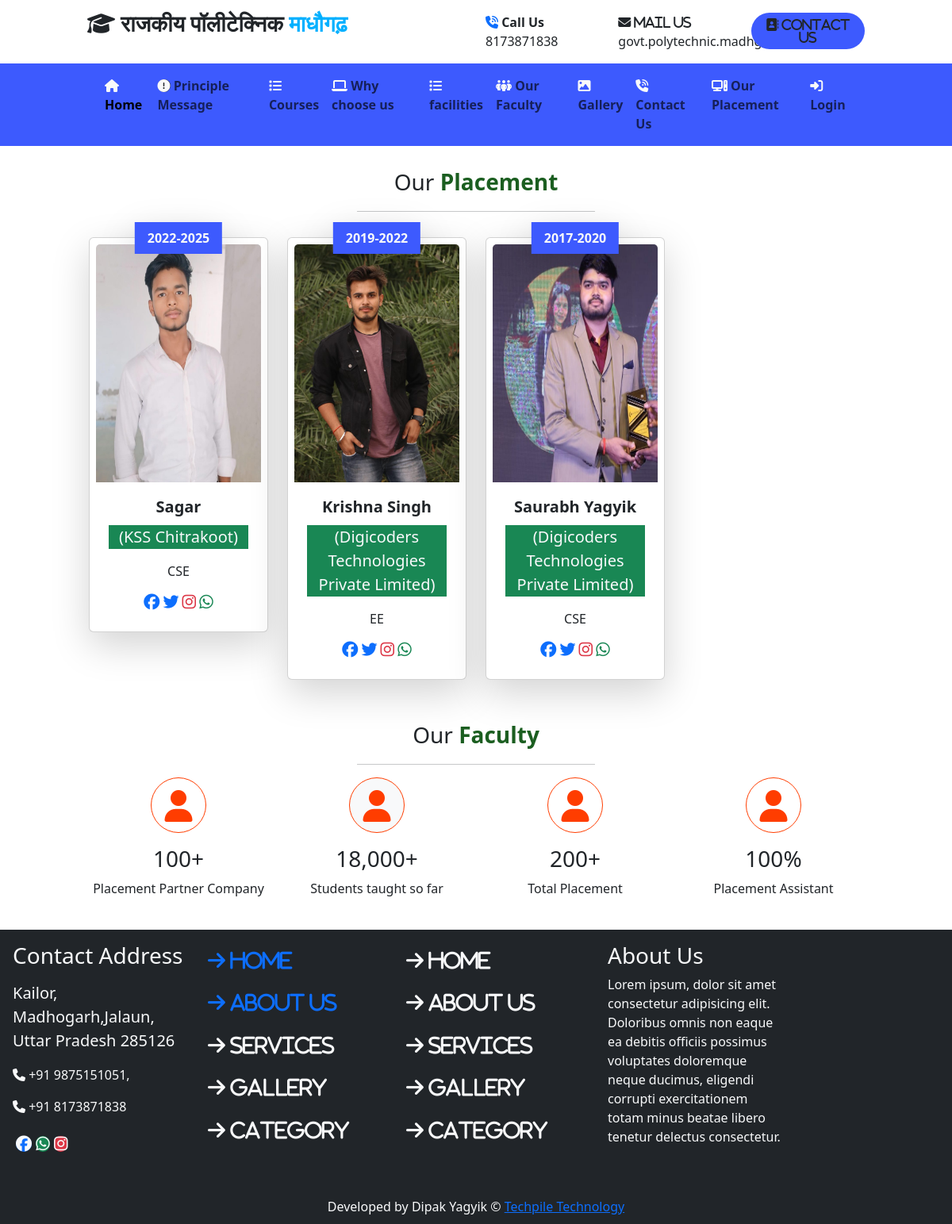
The app's page /placement/ with its own data.
### user/models.py (models this page shows)
class ourplacement(models.Model):
    name=models.CharField(max_length=50,null=True)
    picture=models.ImageField(upload_to="static/placement",null=True)
    psession=models.CharField(max_length=20,null=True)
    company=models.CharField(max_length=40,null=True)
    branch=models.CharField(max_length=50,null=True)

### user/views.py (the view)
# urls.py: path("placement/",views.placement),
def placement(request):
    data=ourplacement.objects.all()
    d={"pdata":data}
    return render(request,"placement.html",d)

### templates/placement.html
{% extends 'base.html' %}
{% load static%}
{% block content %}
<div class="row team  py-4 ">
                 <p class="fs-3 text-center">Our<b class="text-color2"> Placement</b></p>
                    <hr class="w-25 mx-auto">
                    <div class="col-sm-10 mx-auto">
                        <div class="row">
                          {% for x in pdata %}
                            <div class="col-sm-3 pt-3">
                                <div class="card mx-auto shadow-lg p-2">
                                  <span class="position-absolute top-0 start-50 translate-middle bg-mycolor1
                                   py-2 px-3 text-light shadow-lg fw-bold "> {{x.psession}}</span>
                             <img src="../{{x.picture}}" class="card-img-top imgteam img-fluid">
                             <div class="card-body">
                              <div class="card-title text-center fs-5"><b> {{x.name}}</b></div>
                            <center> <p class="card-text text-center fs-5 text-light bg-success">({{x.company}})
                              <div class="text-center">{{x.branch}}</div>
                            </p>
                              <i class="fa-brands rounded-5 fa-facebook text-primary fs-5"></i>
                              <i class="fa-brands fa-twitter rounded-5 text-primary fs-5"></i>
                              <i class="fa-brands fa-instagram rounded-5 text-danger fs-5"></i>
                              <i class="fa-brands fa-whatsapp rounded-5  text-success fs-5"></i></center>
                              </div>
                          </div>
                      </div>
                          {% endfor %}
                        </div>
                    </div>
                </div>
{% endblock %}

### templates/base.html (style rules this page uses)
.bg-mycolor1 { background: #3D5AFE; }
.text-color2 { color: #1B5E20; }
.team { min-height: 200px; }
.imgteam { height: 300px; }

### records on screen
ourplacement: psession "2022-2025", picture (picture), name "Sagar", company "KSS Chitrakoot", branch "CSE"
ourplacement: psession "2019-2022", picture (picture), name "Krishna Singh", company "Digicoders Technologies Private Limited", branch "EE"
ourplacement: psession "2017-2020", picture (picture), name "Saurabh Yagyik", company "Digicoders Technologies Private Limited", branch "CSE"
